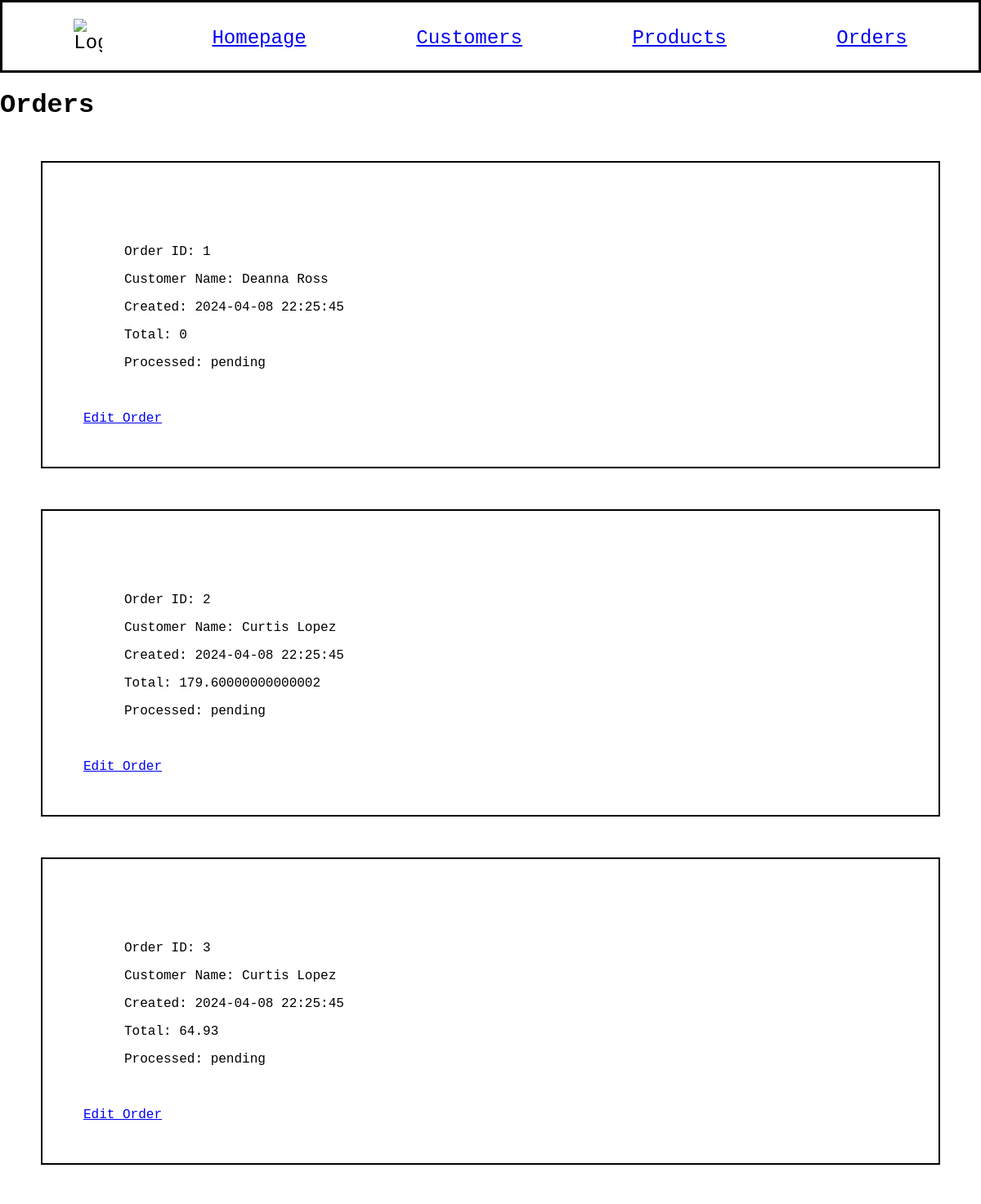
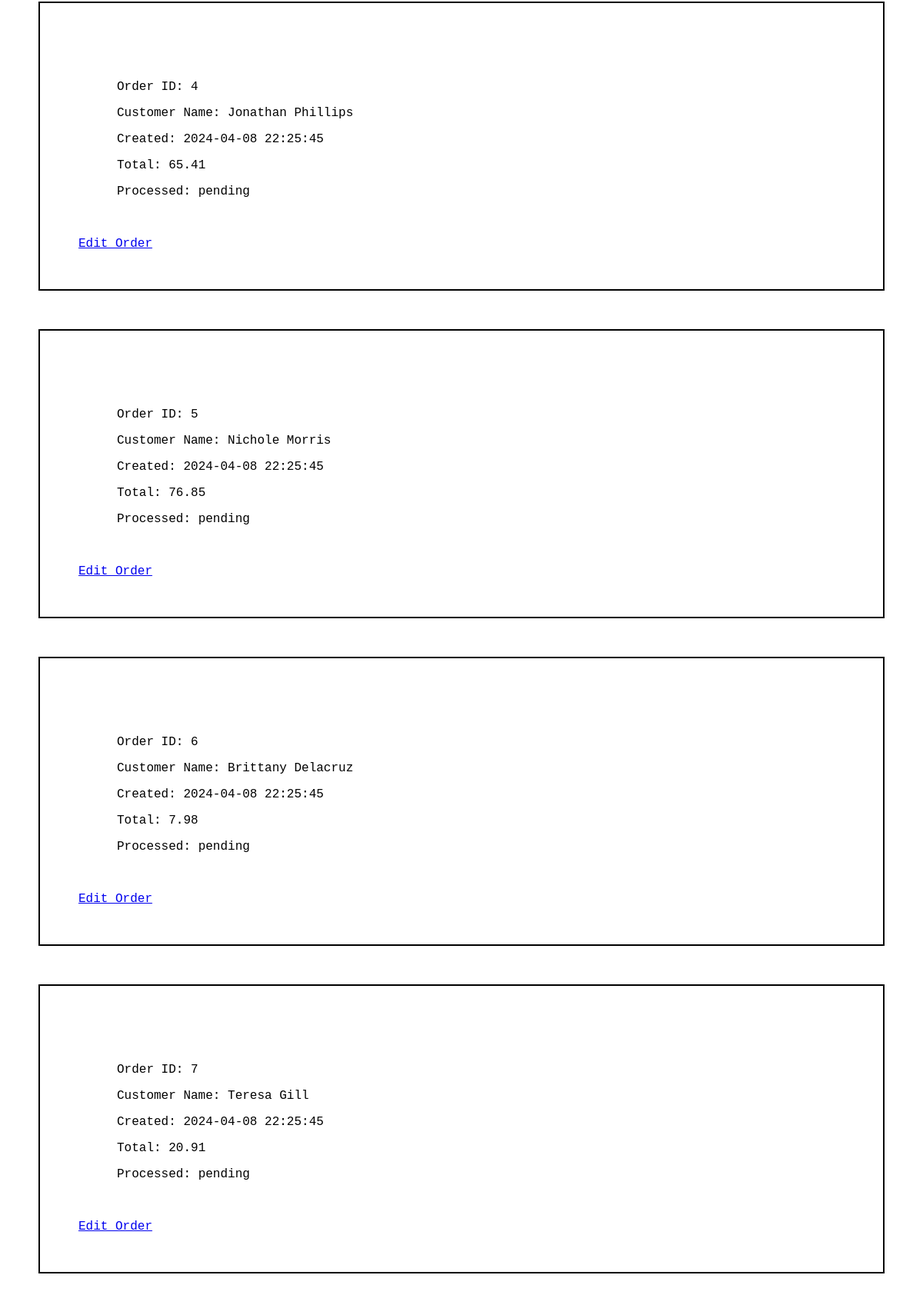
The page /orders on the database its author committed (2 pictures, top to bottom).
### models.py (models this page shows, shortened)
class Order(db.Model):
    id = mapped_column(Integer, primary_key=True)
    customer_id = mapped_column(Integer, ForeignKey(Customer.id), nullable=False)
    created = mapped_column(DateTime, default=func.now())
    processed = mapped_column(DateTime, nullable=True, default=None)
    customer = relationship("Customer", back_populates="orders")
    items = relationship("ProductOrder", back_populates="order")
    strategy = mapped_column(String(20), nullable=False, default="adjust")

class Customer(db.Model):
    id = mapped_column(Integer, primary_key=True)
    name = mapped_column(String(200), nullable=False, unique=True)
    phone = mapped_column(String(20), nullable=False)
    balance = mapped_column(Numeric(10,2), nullable=False, default=100)
    orders = relationship("Order")

### app.py (the view)
@app.route("/orders")
def orders():
    statement = select(Order).order_by(Order.id)
    records = db.session.execute(statement)
    orders = records.scalars().all()
    for order in orders:
        order.total = sum(float(item.product.price) * float(item.quantity) for item in order.items)
    return render_template("orders.html", orders=orders)

### templates/orders.html (shortened to what this page needs)
{% extends "base.html" %}
{% block content %}
<h1>Orders</h1>
{% for order in orders %}
<div id="ord_container">
    {% set class_name = "pending" %}
    {% if order.processed %}
        {% set class_name = "processed" %}
    {% endif %}
    <div class="{{ class_name }}" id="ord_info">
        <p>Order ID: {{ order.id }}</p>
        <p>Customer Name: {{ order.customer.name }}</p>
        <p>Created: {{ order.created }}</p>
        <p>Total: {{ order.total }}</p>
        <p>Processed: {{ class_name }}</p>
    </div>
    <div id="ord_buttons">
        <a href="/orders/{{ order.id }}">Edit Order</a>
    </div>
</div>
{% endfor %}
{% endblock %}

### static/style.css (style rules this page uses)
body { background-color: rgb(255, 255, 255); margin: 0 auto; font-family: 'Courier New', Courier, monospace; }
#ord_container { margin: 50px 50px 50px 50px; border: 2px black solid; padding: 50px; }
#ord_info { margin: 50px 50px 50px 50px; }

### rows shown on the page
Order: id "1", customer.name "Deanna Ross", created "2024-04-08 22:25:45", total "0", class_name "pending"
Order: id "2", customer.name "Curtis Lopez", created "2024-04-08 22:25:45", total "179.60000000000002", class_name "pending"
Order: id "3", customer.name "Curtis Lopez", created "2024-04-08 22:25:45", total "64.93", class_name "pending"
Order: id "4", customer.name "Jonathan Phillips", created "2024-04-08 22:25:45", total "65.41", class_name "pending"
Order: id "5", customer.name "Nichole Morris", created "2024-04-08 22:25:45", total "76.85", class_name "pending"
Order: id "6", customer.name "Brittany Delacruz", created "2024-04-08 22:25:45", total "7.98", class_name "pending"
Order: id "7", customer.name "Teresa Gill", created "2024-04-08 22:25:45", total "20.91", class_name "pending"
